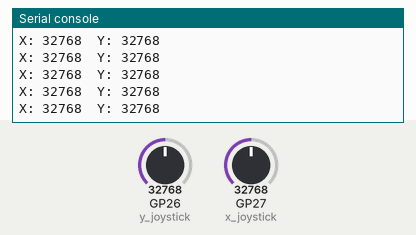
This program was run on a simulated Raspberry Pi Pico running MicroPython. On the bench: the last lines printed to the serial console. The test bench sets the inputs (shaded band); at power-on: GP26 (y_joystick) = 32768, GP27 (x_joystick) = 32768 (analog values on the 0–65535 scale).

Above: at 1.2 s.
1.3 s: GP26 (y_joystick) set to 45874
At 1.56 s:
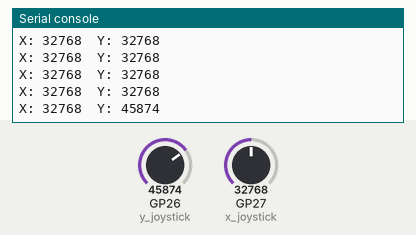
2.8 s: GP27 (x_joystick) set to 45874
At 2.96 s:
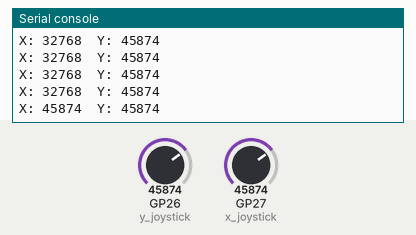
4.3 s: GP26 (y_joystick) set to 57670
At 4.36 s:
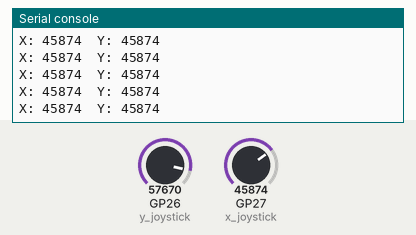
5.8 s: GP27 (x_joystick) set to 57670
At 5.96 s:
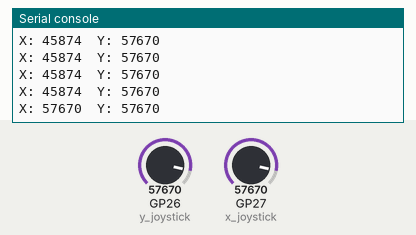
Timing chart, 0 to 8.3 s (numbered marks = the images above; inputs shaded):
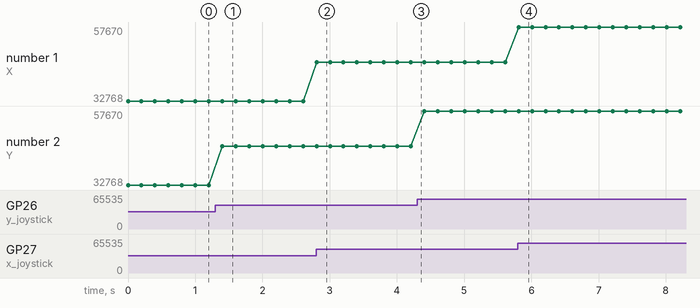

The program:

3.1_joystick.py
```python
import machine
import utime

x_joystick = machine.ADC(27)
y_joystick = machine.ADC(26)

while True:
    x_value = x_joystick.read_u16()
    y_value = y_joystick.read_u16()

    print('X: %d  Y: %d' % (x_value, y_value))
    utime.sleep_ms(200)
```

Measured:
- after the input at 1.3 s, the serial console: prints a new line after 0.10 s (image 1)
- after the input at 2.8 s, the serial console: prints a new line at once (image 2)
- after the input at 5.8 s, the serial console: prints a new line at once (image 4)
- plotted number 2: 32768 → 45874 after the input at 1.3 s, 45874 → 57670 after the input at 4.3 s
